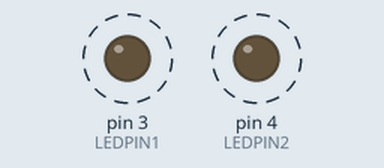
Simulated run of this sketch. Board: Arduino Uno, built with avr-gcc and run on an emulated ATmega328P. On the bench: output pins drawn as LEDs (lit = HIGH). Dashed ring = blinking.

Above: at 0.17 s.
Timing chart, 0 to 3.0 s (numbered marks = the images above):
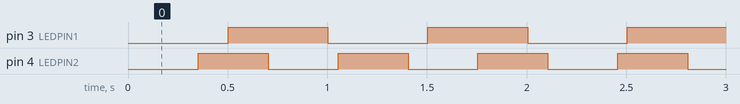

The sketch:

s003_Blink.ino
```cpp
/*
 *  Blink
 *  zwei LEDs unabhaengig blinlken lassen
 *
 *  2015-11-05   Daniel LeMath    erzeugt
 *
 **********************************************************************/

// Die Pins, an denen die LEDS angeschlossen sind
const byte LEDPIN1   = 3;
const byte LEDPIN2   = 4;

// Die Delays für die beiden LEDS
const int DELAY1 = 500;
const int DELAY2 = 350;

// Startwerte für die Zeitbestimmung
long old_millis1 = 0;
long old_millis2 = 0;

// Die Anfangsstatus der beiden LEDs
byte ledstate1 = LOW;
byte ledstate2 = LOW;

/* ******************** setup ********************  */
void setup ()
{
    // Setze die Pins auf Ausgabe
    pinMode (LEDPIN1, OUTPUT);
    pinMode (LEDPIN2, OUTPUT);
}

/* ******************** loop  ********************  */
void loop ()
{
    // die aktuelle Zeit bestimmen
    long milli = millis ();

    // wenn die Differenz zur gemerkten Zeit groesser als DELAY1,
    // dann die Zeit speichern und LED 1 umschalten
    if (milli - old_millis1 > DELAY1)
    {
        old_millis1 = milli;
        ledstate1 = ! ledstate1;
        digitalWrite (LEDPIN1, ledstate1);
    }

    // wenn die Differenz zur gemerkten Zeit groesser als DELAY2,
    // dann die Zeit speichern und LED 2 umschalten
    if (milli - old_millis2 > DELAY2)
    {
        old_millis2 = milli;
        ledstate2 = ! ledstate2;
        digitalWrite (LEDPIN2, ledstate2);
    }
}   // Ende loop
```

Measured:
- by itself, pin 3 (LEDPIN1): alternates HIGH for 0.50 s and LOW for 0.50 s
- by itself, pin 4 (LEDPIN2): alternates HIGH for 0.35 s and LOW for 0.35 s
